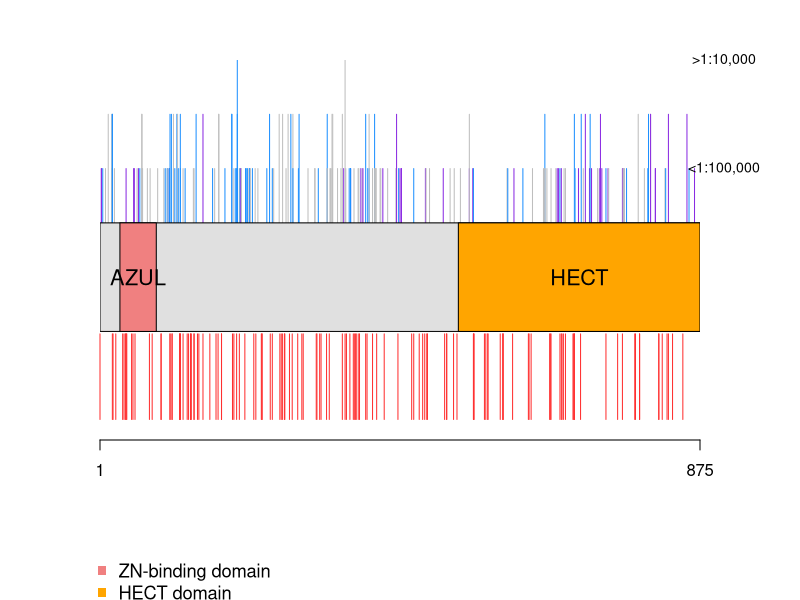

The R script that drew this image:
## ------------------------------------------------------------------------------------------------------------------------------------------------------------------
library(dplyr)
library(rmarkdown)


## ------------------------------------------------------------------------------------------------------------------------------------------------------------------
# ADDING ANNOVAR PATHOGENICITY SCORES TO TABLE (dplyr)

UBE3A <- read.csv("UBE3A.csv")
UBE3A_Fin <- read.delim ("UBE3A.txt.hg19_multianno.txt")
UBE3A$SIFT_pred <- UBE3A_Fin$SIFT_pred
UBE3A$Polyphen2_HDIV_pred <- UBE3A_Fin$Polyphen2_HDIV_pred
UBE3A$CADD_phred <- UBE3A_Fin$CADD_phred


## ------------------------------------------------------------------------------------------------------------------------------------------------------------------
# SEPARATING CADD PHRED VALUES AS EITHER DELETERIOUS D (>=20) OR TOLERANT T (<20)

UBE3A$CADD<- paste(UBE3A$CADD_phred)
UBE3A$CADD <- case_when(
  UBE3A$CADD >= 20 ~ "D",
  TRUE          ~ "T" 
)


## ------------------------------------------------------------------------------------------------------------------------------------------------------------------
# ASSIGNING A PATHOGENICITY SCORE BASED UPON COMBINATIONS OF SIFT, POLYPHEN2 AND CADD PHRED SCORES

UBE3A$Predic<- paste(UBE3A$SIFT_pred, UBE3A$Polyphen2_HDIV_pred, UBE3A$CADD)
UBE3A$Predic <- case_when(
  UBE3A$Predic == 'D D D' ~ "Pathogenic",
  UBE3A$Predic == 'D D T' ~ "Unknown",
  UBE3A$Predic == 'D P D' ~ "Pathogenic",
  UBE3A$Predic == 'D P T' ~ "Unknown",
  UBE3A$Predic == 'D B D' ~ "Unknown",
  UBE3A$Predic == 'D B T' ~ "Unknown",
  UBE3A$Predic == 'T D D' ~ "Unknown",
  UBE3A$Predic == 'T D T' ~ "Unknown",
  UBE3A$Predic == 'T P D' ~ "Unknown",
  UBE3A$Predic == 'T P T' ~ "Unknown",
  UBE3A$Predic == 'T B D' ~ "Unknown",
  UBE3A$Predic == 'T B T' ~ "Benign",
  TRUE          ~ "Absolute Unknown"
)


## ------------------------------------------------------------------------------------------------------------------------------------------------------------------
# ASSIGNING ALLELE FREQUENCY VALUES INTO THREE GROUPS (AF<0.00001, 0.00001<AF<0.0001, AF>0.0001)

UBE3A$Frequency<- paste(UBE3A$Allele.Frequency)
UBE3A$Frequency[findInterval(UBE3A$Frequency, c(0, 0.00001)) == 1L] <- 1
UBE3A$Frequency[findInterval(UBE3A$Frequency, c(0.00001, 0.0001)) == 1L] <- 2
UBE3A$Frequency[findInterval(UBE3A$Frequency, c(0.0001, 1)) == 1L] <- 3



## ------------------------------------------------------------------------------------------------------------------------------------------------------------------
# ASSIGNING COLOURS TO EACH OF THE PREDICTION VALUE COMBINATIONS BETWEEN SIFT, POLYPHEN2 AND CADD PHRED

UBE3A$Colour<- paste(UBE3A$SIFT_pred, UBE3A$Polyphen2_HDIV_pred, UBE3A$CADD)
UBE3A$Colour <- case_when(
  UBE3A$Colour == 'D D D' ~ "blueviolet",
  UBE3A$Colour == 'D P D' ~ "blueviolet",
  UBE3A$Colour == 'T B T' ~ "dodgerblue1",
  UBE3A$Colour == 'D D T' ~ "grey",
  UBE3A$Colour == 'D P T' ~ "grey",
  UBE3A$Colour == 'D B D' ~ "grey",
  UBE3A$Colour == 'D B T' ~ "grey",
  UBE3A$Colour == 'T D D' ~ "grey",
  UBE3A$Colour == 'T D T' ~ "grey",
  UBE3A$Colour == 'T P D' ~ "grey",
  UBE3A$Colour == 'T P T' ~ "grey",
  UBE3A$Colour == 'T B D' ~ "grey",
  TRUE          ~ "grey"
)


## ------------------------------------------------------------------------------------------------------------------------------------------------------------------
# ENTRY OF PROTEIN DATA

# ProteinSize is the total length of the protein 
ProteinSize <- 875

# DomCol is the colour of the domain
DomCol1 <- "lightcoral"
DomCol2 <- "orange1"

# DomName is the name of the domain 
DomName1 <- "AZUL"
DomName2 <- "HECT"

# LengthX.1 is the starting position of the domain & LengthX.2 is the end position of the domain where X represents a domain
Length1.1 <- 30
Length1.2 <- 83
Length2.1 <- 523
Length2.2 <- 875

# Mean is the middle length between a domain start and end position. Used for domain labels  
Mean1 <- (Length1.1+Length1.2)/2 
Mean2 <- (Length2.1+Length2.2)/2 

# Amount is the amount of amino acids that occupy a domain
Amount1 <- (Length1.2 - Length1.1 + 1)
Amount2 <- (Length2.2 - Length2.1 + 1)


## ------------------------------------------------------------------------------------------------------------------------------------------------------------------
#CREATION OF PATHOGENIC VARIANT TABLE

library(dplyr)
    UBE3A_Path <- UBE3A %>% 
      filter(Predic =='Pathogenic')


## ------------------------------------------------------------------------------------------------------------------------------------------------------------------
# EXPECTED VALUES OF ALL GNOMAD VARIANTS FOR EACH DOMAIN  

ExpVal1 <- Amount1*nrow(UBE3A)/ProteinSize
ExpVal2 <- Amount2*nrow(UBE3A)/ProteinSize
ExpVal1
ExpVal2


## ------------------------------------------------------------------------------------------------------------------------------------------------------------------
# EXPECTED VALUES OF PATHOGENIC GNOMAD VARIANTS FOR EACH DOMAIN 

PathExpVal1 <- Amount1*nrow(UBE3A_Path)/ProteinSize
PathExpVal2 <- Amount2*nrow(UBE3A_Path)/ProteinSize
PathExpVal1
PathExpVal2


## ------------------------------------------------------------------------------------------------------------------------------------------------------------------
# OBSERVED VALUES OF ALL GNOMAD VARIANTS FOR EACH DOMAIN 

UBE3A.1 <- gsub("[a-zA-Z]", "", UBE3A$Consequence)
UBE3A$NumericConsequence <- gsub("[.]", "", UBE3A.1)

ObsVal1 <- filter(UBE3A, NumericConsequence  %in% Length1.1:Length1.2)
ObsVal2 <- filter(UBE3A, NumericConsequence  %in% Length2.1:Length2.2)
nrow(ObsVal1)
nrow(ObsVal2)


## ------------------------------------------------------------------------------------------------------------------------------------------------------------------
# OBSERVED VALUES OF PATHOGENIC GNOMAD VARIANTS FOR EACH DOMAIN 

UBE3A.3 <- gsub("[a-zA-Z]", "", UBE3A_Path$Consequence)
UBE3A_Path$NumericConsequence <- gsub("[.]", "", UBE3A.3)

PathObsVal1 <- filter(UBE3A_Path, NumericConsequence  %in% Length1.1:Length1.2)
PathObsVal2 <- filter(UBE3A_Path, NumericConsequence  %in% Length2.1:Length2.2)
nrow(PathObsVal1)
nrow(PathObsVal2)


## ------------------------------------------------------------------------------------------------------------------------------------------------------------------
# P-VALUE CALCULATION OF ALL GNOMAD VARIANTS FOR EACH DOMAIN

PAll1 <- pchisq((nrow(ObsVal1)-ExpVal1)^2/(ExpVal1), df=1, lower.tail=FALSE)
PAll2 <- pchisq((nrow(ObsVal2)-ExpVal2)^2/(ExpVal2), df=1, lower.tail=FALSE)

PAll1
PAll2


## ------------------------------------------------------------------------------------------------------------------------------------------------------------------
# P-VALUE CALCULATION OF PATHOGENIC GNOMAD VARIANTS FOR EACH DOMAIN

PPath1 <- pchisq((nrow(PathObsVal1)-PathExpVal1)^2/(PathExpVal1), df=1, lower.tail=FALSE)
PPath2 <- pchisq((nrow(PathObsVal2)-PathExpVal2)^2/(PathExpVal2), df=1, lower.tail=FALSE)

PPath1
PPath2


## ------------------------------------------------------------------------------------------------------------------------------------------------------------------
# CONFIDENCE INTERVAL CALCULATION OF ALL GNOMAD VARIANTS 

VarFreq <- nrow(UBE3A)/ProteinSize
VarFreqAnti <- 1-VarFreq

StandardError <- sqrt((VarFreq*VarFreqAnti)/ProteinSize)

CI1 <- VarFreq-(1.96*StandardError)
CI2 <- VarFreq+(1.96*StandardError)
CI1
CI2


## ------------------------------------------------------------------------------------------------------------------------------------------------------------------
# VARIANTS PER AMINO ACID OF ALL GNOMAD VARIANTS FOR EACH DOMAIN

DomFreq1 <- nrow(ObsVal1)/Amount1
DomFreq2 <- nrow(ObsVal2)/Amount2

DomFreq1
DomFreq2


## ------------------------------------------------------------------------------------------------------------------------------------------------------------------
# CONFIDENCE INTERVAL CALCULATION OF PATHOGENIC GNOMAD VARIANTS 

PathVarFreq <- nrow(UBE3A_Path)/ProteinSize
PathVarFreqAnti <- 1-PathVarFreq

PathStandardError <- sqrt((PathVarFreq*PathVarFreqAnti)/ProteinSize)

PathCI1 <- PathVarFreq-(1.96*PathStandardError)
PathCI2 <- PathVarFreq+(1.96*PathStandardError)
PathCI1
PathCI2


## ------------------------------------------------------------------------------------------------------------------------------------------------------------------
# VARIANTS PER AMINO ACID OF PATHOGENIC GNOMAD VARIANTS FOR EACH DOMAIN

PathDomFreq1 <- nrow(PathObsVal1)/Amount1
PathDomFreq2 <- nrow(PathObsVal2)/Amount2

PathDomFreq1
PathDomFreq2


## ------------------------------------------------------------------------------------------------------------------------------------------------------------------
# P-VALUE ALL VARIANTS

if(PAll1 < 0.001){print("Extremely Significant")} else if (PAll1 < 0.01) {print("Very Significant")} else if (PAll1 < 0.05) {print("Significant")} else {print("NS")}
if(PAll2 < 0.001){print("Extremely Significant")} else if (PAll2 < 0.01) {print("Very Significant")} else if (PAll2 < 0.05) {print("Significant")} else {print("NS")}


## ------------------------------------------------------------------------------------------------------------------------------------------------------------------
# CI ALL VARIANTS 

if(DomFreq1 < CI1 | DomFreq1 > CI2){print("Significant")} else {print("NS")}
if(DomFreq2 < CI1 | DomFreq2 > CI2){print("Significant")} else {print("NS")}


## ----fig.width=15, fig.height=4------------------------------------------------------------------------------------------------------------------------------------
# PLOTTING BOTH THE GNOMAD AND CLINVAR VARIANTS (rmarkdown)

par(mar = c(8, 5, 3, 5))

# Plotting gnomAD Variants 
UBE3A.1 <- gsub("[a-zA-Z]", "", UBE3A$Consequence)
UBE3A.2 <- gsub("[.]", "", UBE3A.1)
UBE3A$Number1 <- -4
plot(UBE3A$Frequency~UBE3A.2, ylab = "", xlab = "", xlim=c(1,ProteinSize), ylim=c(-4, max(3)), xaxs="i",yaxs="i", yaxt="none", xaxt="none", type = 'h', col = UBE3A$Colour, bty="n")

axis(1, c(1,ProteinSize))


# Box Dimensions 
rect(1, -2, ProteinSize, 0, col="grey88", border="black")
rect(Length1.1, -2, Length1.2, 0, col=DomCol1)          
rect(Length2.1, -2, Length2.2, 0, col=DomCol2)

text(Mean1, -1, DomName1, cex = 1.3)
text(Mean2, -1, DomName2, cex = 1.3)

# Legends
par(xpd=TRUE)
legend(-20, -6, col = c("lightcoral", "orange1"), legend = c("ZN-binding domain", "HECT domain"), pch = 15, bty = "n", cex = 1.1)
text(ProteinSize+35, 1, "<1:100,000", cex = 0.85)
text(ProteinSize+35, 3, ">1:10,000", cex = 0.85)

# Plotting ClinVar Variants
UBE3A_ClinVar <- read.csv("UBE3A_ClinVar.csv")
UBE3A_ClinVar$Label <- UBE3A_ClinVar$Change
UBE3A_ClinVar.1 <- gsub("[a-zA-Z]", "", UBE3A_ClinVar$Change)
UBE3A_ClinVar.2 <- gsub("[.]", "", UBE3A_ClinVar.1)
UBE3A_ClinVar$Number <- -2.5

par(new=TRUE)
plot(UBE3A_ClinVar$Number~UBE3A_ClinVar.2,ylab = "", xlab = "", xlim=c(1,ProteinSize), ylim=c(-3.1, max(8)), xaxs="i",yaxs="i", yaxt="none", xaxt="none", type="h", col = "firebrick1", bty="n")
